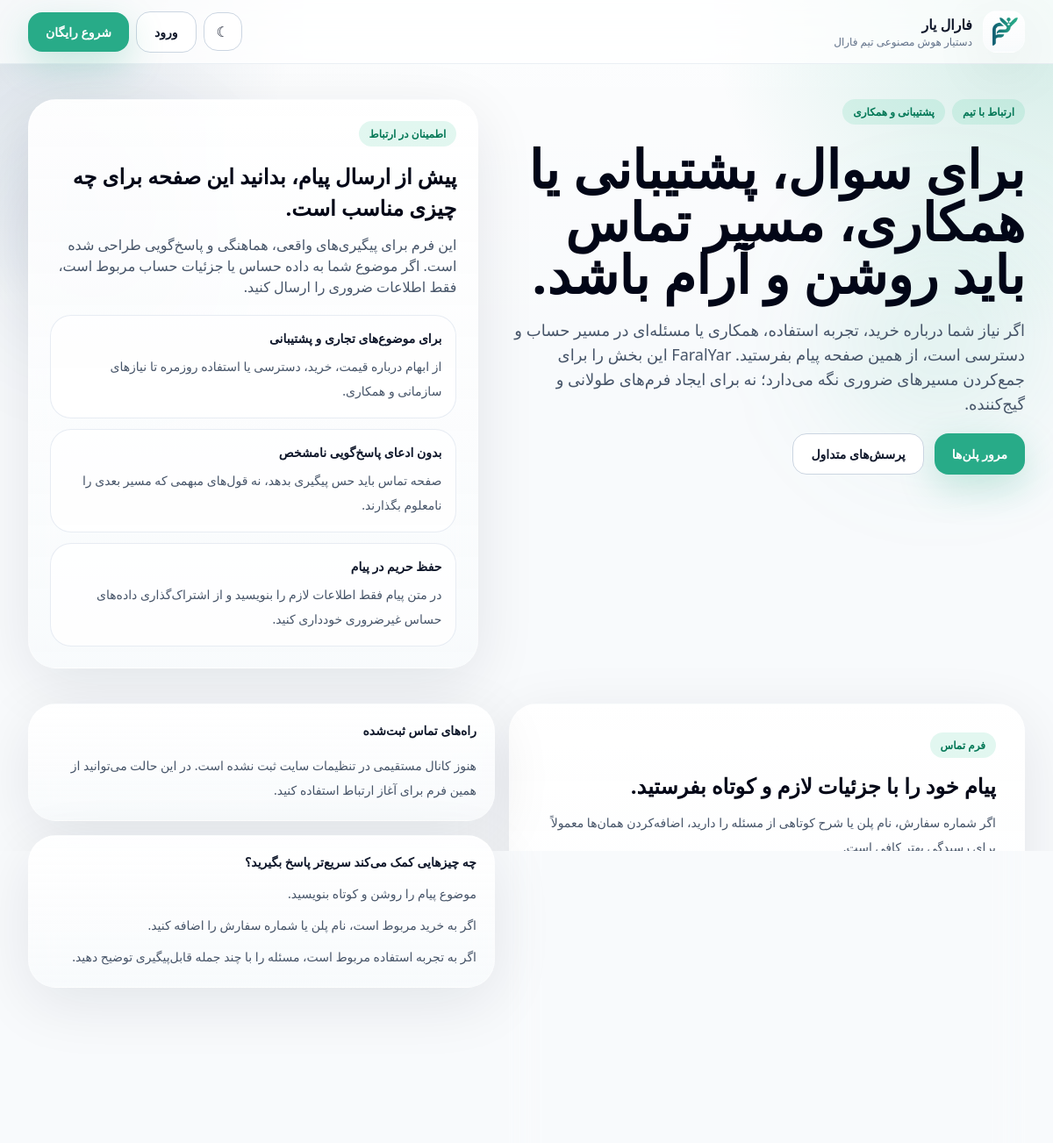
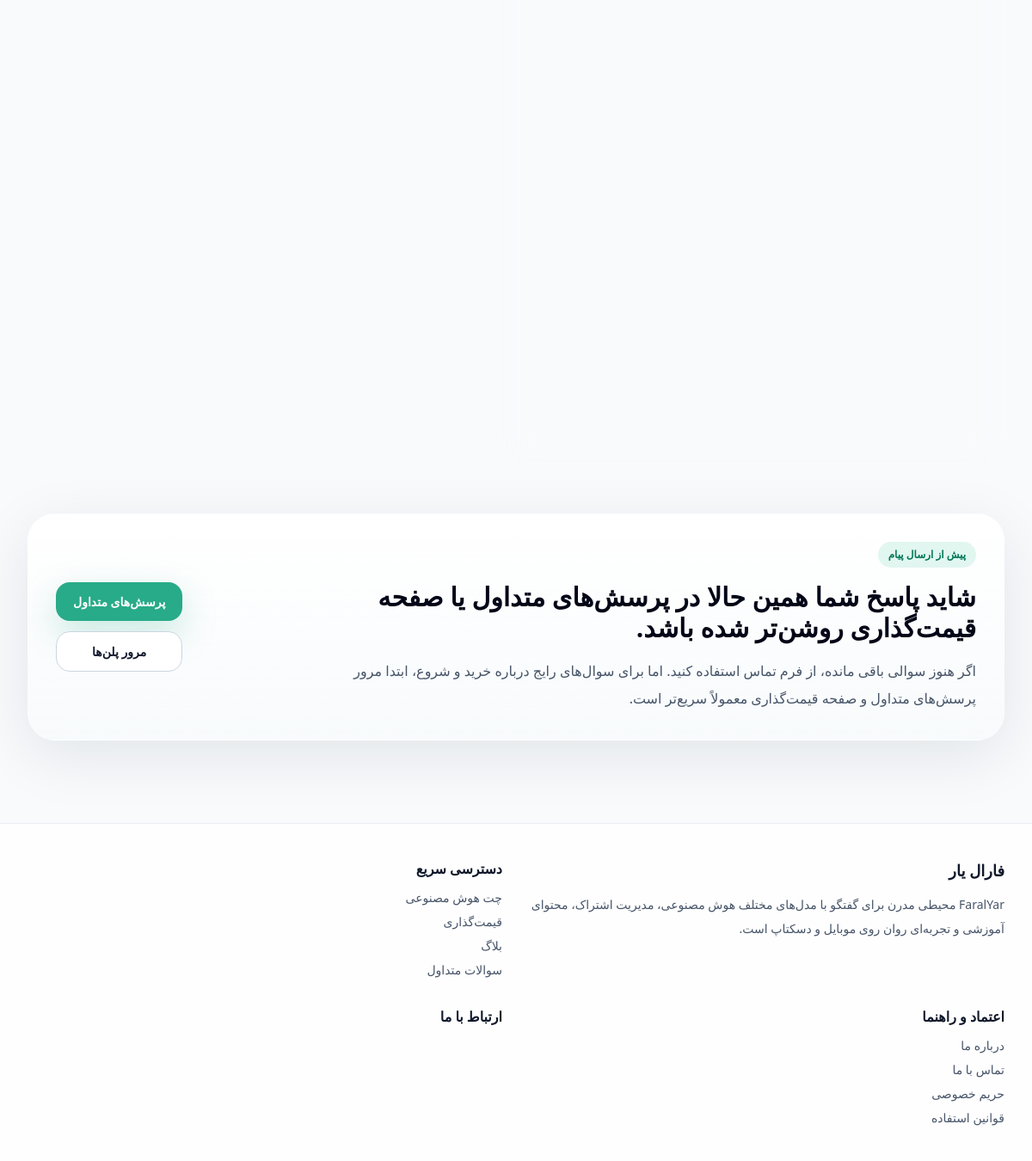
Page /contact/ on the committed database (2 pictures, top to bottom).
### core/models.py (models this page shows, shortened)
class TimeStampedModel(models.Model):
    created_at = models.DateTimeField(auto_now_add=True)
    updated_at = models.DateTimeField(auto_now=True)
    class Meta:
        abstract = True

class SiteSetting(TimeStampedModel):
    site_name_fa = models.CharField(max_length=120, default="فارال یار")
    site_name_en = models.CharField(max_length=120, default="FaralYar")
    tagline = models.CharField(max_length=240, default="دستیار هوش مصنوعی تیم فارال")
    hero_title = models.CharField(max_length=240, default="دستیار هوش مصنوعی فارسی برای تیم‌ها و کاربران حرفه‌ای")
    hero_subtitle = models.TextField(
        default="FaralYar محیطی مدرن برای گفتگو با مدل‌های مختلف هوش مصنوعی، مدیریت اشتراک، محتوای آموزشی و تجربه‌ای روان روی موبایل و دسکتاپ است."
    )
    support_email = models.EmailField(blank=True)
    support_phone = models.CharField(max_length=32, blank=True)
    address = models.CharField(max_length=255, blank=True)
    telegram_url = models.URLField(blank=True)
    instagram_url = models.URLField(blank=True)
    linkedin_url = models.URLField(blank=True)
    x_url = models.URLField(blank=True)
    light_logo = models.CharField(max_length=255, default="branding/faralyar-main.png")
    dark_logo = models.CharField(max_length=255, default="branding/farayarl-white.png")
    mono_dark_logo = models.CharField(max_length=255, default="branding/faralyar-black.png")
    mono_light_logo = models.CharField(max_length=255, default="branding/farayarl-white.png")
    green_logo = models.CharField(max_length=255, default="branding/faralyar-green.png")
    blue_logo = models.CharField(max_length=255, default="branding/faralyar-blue.png")
    primary_color = models.CharField(max_length=7, default="#28ab88")
    secondary_color = models.CharField(max_length=7, default="#013366")
    otp_provider_name = models.CharField(max_length=80, blank=True)
    otp_provider_api_key = models.CharField(max_length=255, blank=True)
    otp_provider_sender = models.CharField(max_length=120, blank=True)
    zarinpal_merchant_id = models.CharField(max_length=255, blank=True)
    zarinpal_sandbox = models.BooleanField(default=True)
    payment_guide_text = models.TextField(blank=True)
    payment_guide_url = models.URLField(blank=True)
    free_guest_message_limit = models.PositiveSmallIntegerField(default=5)
    class Meta:
        verbose_name = "تنظیمات سایت"
        verbose_name_plural = "تنظیمات سایت"
    @classmethod
    def get_solo(cls):
        setting, _ = cls.objects.get_or_create(pk=1)
        return setting

class TextSnippet(TimeStampedModel):
    group = models.CharField(max_length=80, default="general")
    key = models.SlugField(max_length=160, unique=True)
    title = models.CharField(max_length=160)
    text = models.TextField()
    help_text = models.CharField(max_length=255, blank=True)
    is_active = models.BooleanField(default=True)
    class Meta:
        ordering = ["group", "title"]
        verbose_name = "متن سایت"
        verbose_name_plural = "متن‌های سایت"

### core/views.py (the view)
# urls.py: path("contact/", views.contact, name="contact"),
def contact(request):
    if request.method == "POST":
        form = ContactForm(request.POST)
        if form.is_valid():
            form.save()
            messages.success(request, "پیام شما ثبت شد. به زودی با شما تماس می‌گیریم.")
            return redirect("core:contact")
    else:
        form = ContactForm()
    return render(request, "core/contact.html", {"form": form})

### core/forms.py
class ContactForm(forms.ModelForm):
    class Meta:
        model = ContactMessage
        fields = ["full_name", "email", "phone", "subject", "message"]

### core/templatetags/site_text.py (called while the page is built)
@register.simple_tag
def site_text(key, default_text="", title="", group="general", help_text=""):
    snippet, _ = TextSnippet.objects.get_or_create(
        key=key,
        defaults={
            "group": group,
            "title": title or key,
            "text": default_text,
            "help_text": help_text,
        },
    )
    if not snippet.text and default_text:
        snippet.text = default_text
        snippet.save(update_fields=["text", "updated_at"])
    return snippet.text if snippet.is_active else default_text

### faralyar_project/context_processors.py (called while the page is built)
def site_context(request):
    return {
        "site_settings": SiteSetting.get_solo(),
        "theme_choice": request.session.get("theme", "system"),
    }

### templates/core/contact.html (shortened to what this page needs)
{% extends 'base.html' %}
{% block content %}
  {% url 'core:faq' as contact_faq_url %}
  {% url 'core:pricing' as contact_pricing_url %}
  {% include 'public/_public_page_hero.html' with hero_badge='ارتباط با تیم' hero_secondary_badge='پشتیبانی و همکاری' hero_title='برای سوال، پشتیبانی یا همکاری، مسیر تماس باید روشن و آرام باشد.' hero_body='اگر نیاز شما درباره خرید، تجربه استفاده، همکاری یا مسئله‌ای در مسیر حساب و دسترسی است، از همین صفحه پیام بفرستید. FaralYar این بخش را برای جمع‌کردن مسیرهای ضروری نگه می‌دارد؛ نه برای ایجاد فرم‌های طولانی و گیج‌کننده.' hero_primary_url=contact_pricing_url hero_primary_label='مرور پلن‌ها' hero_secondary_url=contact_faq_url hero_secondary_label='پرسش‌های متداول' hero_note_badge='اطمینان در ارتباط' hero_note_title='پیش از ارسال پیام، بدانید این صفحه برای چه چیزی مناسب است.' hero_note_body='این فرم برای پیگیری‌های واقعی، هماهنگی و پاسخ‌گویی طراحی شده است. اگر موضوع شما به داده حساس یا جزئیات حساب مربوط است، فقط اطلاعات ضروری را ارسال کنید.' hero_note_item_one_title='برای موضوع‌های تجاری و پشتیبانی' hero_note_item_one_body='از ابهام درباره قیمت، خرید، دسترسی یا استفاده روزمره تا نیازهای سازمانی و همکاری.' hero_note_item_two_title='بدون ادعای پاسخ‌گویی نامشخص' hero_note_item_two_body='صفحه تماس باید حس پیگیری بدهد، نه قول‌های مبهمی که مسیر بعدی را نامعلوم بگذارند.' hero_note_item_three_title='حفظ حریم در پیام' hero_note_item_three_body='در متن پیام فقط اطلاعات لازم را بنویسید و از اشتراک‌گذاری داده‌های حساس غیرضروری خودداری کنید.' %}
  <section class="section-shell pt-10">
    <div class="grid gap-4 lg:grid-cols-[1.05fr_0.95fr]">
      <div class="panel-soft p-6 sm:p-8">
        <div class="max-w-2xl">
          <span class="badge">فرم تماس</span>
          <h2 class="mt-4 text-2xl font-black text-slate-950 dark:text-white">پیام خود را با جزئیات لازم و کوتاه بفرستید.</h2>
          <p class="mt-3 text-sm leading-7 text-slate-600 dark:text-slate-300">اگر شماره سفارش، نام پلن یا شرح کوتاهی از مسئله را دارید، اضافه‌کردن همان‌ها معمولاً برای رسیدگی بهتر کافی است.</p>
        </div>
        <form method="post" class="mt-6 grid gap-4">
          {% for field in form %}
            <div>
              <label class="mb-2 block text-sm font-bold text-slate-900 dark:text-white">{{ field.label }}</label>
              {{ field }}
            </div>
          {% endfor %}
          <div class="rounded-[1.5rem] border border-slate-200/80 bg-white/80 p-4 text-sm leading-7 text-slate-600 dark:border-slate-700 dark:bg-slate-900/50 dark:text-slate-300">
          </div>
          <button class="btn-primary w-full sm:w-auto" type="submit">ارسال پیام</button>
        </form>
      </div>
      <aside class="space-y-4">
        <div class="panel-soft p-5">
          <div class="text-sm font-black text-slate-900 dark:text-white">راه‌های تماس ثبت‌شده</div>
          <div class="mt-4 space-y-3 text-sm leading-7 text-slate-600 dark:text-slate-300">
            {% if not site_settings.support_email and not site_settings.support_phone and not site_settings.address %}
              <p>هنوز کانال مستقیمی در تنظیمات سایت ثبت نشده است. در این حالت می‌توانید از همین فرم برای آغاز ارتباط استفاده کنید.</p>
            {% endif %}
          </div>
        </div>
        <div class="panel-soft p-5">
          <div class="text-sm font-black text-slate-900 dark:text-white">چه چیزهایی کمک می‌کند سریع‌تر پاسخ بگیرید؟</div>
          <ul class="mt-3 space-y-2 text-sm leading-7 text-slate-600 dark:text-slate-300">
            <li>موضوع پیام را روشن و کوتاه بنویسید.</li>
            <li>اگر به خرید مربوط است، نام پلن یا شماره سفارش را اضافه کنید.</li>
            <li>اگر به تجربه استفاده مربوط است، مسئله را با چند جمله قابل‌پیگیری توضیح دهید.</li>
          </ul>
        </div>
      </aside>
    </div>
  </section>
  {% include 'public/_cta_band.html' with cta_badge='پیش از ارسال پیام' cta_title='شاید پاسخ شما همین حالا در پرسش‌های متداول یا صفحه قیمت‌گذاری روشن‌تر شده باشد.' cta_body='اگر هنوز سوالی باقی مانده، از فرم تماس استفاده کنید. اما برای سوال‌های رایج درباره خرید و شروع، ابتدا مرور پرسش‌های متداول و صفحه قیمت‌گذاری معمولاً سریع‌تر است.' cta_primary_url=contact_faq_url cta_primary_label='پرسش‌های متداول' cta_secondary_url=contact_pricing_url cta_secondary_label='مرور پلن‌ها' %}
{% endblock %}

### templates/partials/header.html (shortened to what this page needs)
{% load static site_text %}
<header class="sticky top-0 z-40 border-b border-slate-200/70 bg-white/75 backdrop-blur-xl dark:border-slate-700 dark:bg-slate-900/70" x-data="{ open: false }">
  <div class="section-shell">
    <div class="flex h-18 items-center justify-between gap-3 py-3">
      <a href="{% url 'core:home' %}" class="flex min-w-0 items-center gap-3">
        <div class="panel-soft flex h-12 w-12 items-center justify-center overflow-hidden rounded-2xl">
          <img src="{% static site_settings.light_logo %}" alt="{{ site_settings.site_name_fa }}" class="h-10 w-auto dark:hidden">
        </div>
        <div class="min-w-0">
          <div class="truncate text-sm font-black sm:text-base">{{ site_settings.site_name_fa }}</div>
          <div class="hidden truncate text-xs text-slate-500 dark:text-slate-400 sm:block">{{ site_settings.tagline }}</div>
        </div>
      </a>
      <div class="hidden items-center gap-2 md:flex">
        <form action="{% url 'core:set_theme' %}" method="post">
          <button class="icon-btn" type="submit" aria-label="تغییر حالت نمایش">
            {% if theme_choice == 'dark' %}☀{% else %}☾{% endif %}
          </button>
        </form>
        {% if request.user.is_authenticated %}
          <a href="{% url 'ai_platform:chat' %}" class="btn-primary">{% site_text 'nav.dashboard' 'داشبورد' title='داشبورد در هدر' group='navigation' %}</a>
        {% else %}
          <a href="{% url 'accounts:login' %}" class="btn-secondary">{% site_text 'nav.login' 'ورود' title='ورود در هدر' group='navigation' %}</a>
          <a href="{% url 'accounts:signup' %}" class="btn-primary">{% site_text 'nav.start_free' 'شروع رایگان' title='شروع رایگان در هدر' group='navigation' %}</a>
        {% endif %}
      </div>
    </div>
  </div>
</header>

### templates/partials/footer.html (shortened to what this page needs)
{% load site_text %}
<footer class="border-t border-slate-200/70 bg-white/85 py-10 dark:border-slate-700 dark:bg-slate-900/55">
  <div class="section-shell grid gap-8 md:grid-cols-2 xl:grid-cols-4">
    <div>
      <h3 class="text-lg font-black">{{ site_settings.site_name_fa }}</h3>
      <p class="mt-3 text-sm leading-7 text-slate-600 dark:text-slate-400">{{ site_settings.hero_subtitle }}</p>
    </div>
    <div>
      <h4 class="font-bold">{% site_text 'footer.quick_links' 'دسترسی سریع' title='عنوان دسترسی سریع فوتر' group='footer' %}</h4>
      <div class="mt-3 flex flex-col gap-2 text-sm text-slate-600 dark:text-slate-400">
        <a href="{% url 'ai_platform:chat' %}">{% site_text 'footer.chat' 'چت هوش مصنوعی' title='لینک چت فوتر' group='footer' %}</a>
        <a href="{% url 'core:pricing' %}">{% site_text 'footer.pricing' 'قیمت‌گذاری' title='لینک قیمت‌گذاری فوتر' group='footer' %}</a>
        <a href="{% url 'blog:list' %}">{% site_text 'footer.blog' 'بلاگ' title='لینک بلاگ فوتر' group='footer' %}</a>
        <a href="{% url 'core:faq' %}">{% site_text 'footer.faq' 'سوالات متداول' title='لینک سوالات فوتر' group='footer' %}</a>
      </div>
    </div>
    <div>
      <h4 class="font-bold">اعتماد و راهنما</h4>
      <div class="mt-3 flex flex-col gap-2 text-sm text-slate-600 dark:text-slate-400">
        <a href="{% url 'core:about' %}">درباره ما</a>
        <a href="{% url 'core:contact' %}">تماس با ما</a>
        <a href="{% url 'core:privacy' %}">حریم خصوصی</a>
        <a href="{% url 'core:terms' %}">قوانین استفاده</a>
      </div>
    </div>
    <div>
      <h4 class="font-bold">{% site_text 'footer.contact' 'ارتباط با ما' title='عنوان ارتباط با ما فوتر' group='footer' %}</h4>
    </div>
  </div>
</footer>

### static/css/app.css (style rules this page uses)
html { scroll-behavior: smooth; }
body { font-family: Tahoma, "Segoe UI", sans-serif; }
.panel-soft { border: 1px solid rgba(255, 255, 255, 0.2); border-radius: 2rem; background: linear-gradient(180deg, rgba(255, 255, 255, 0.92), rgba(248, 250, 252, 0.85)); box-shadow: 0 18px 70px rgba(15, 23, 42, 0.09), inset 0 1px 0 rgba(255, 255, 255, 0.75); backdrop-filter: blur(18px); }
.section-shell { width: 100%; max-width: 80rem; margin-inline: auto; padding-inline: 1rem; }
@media (min-width: 640px) { .section-shell { padding-inline: 1.5rem; } }
@media (min-width: 1024px) { .section-shell { padding-inline: 2rem; } }
.btn-primary, .btn-secondary { display: inline-flex; align-items: center; justify-content: center; border-radius: 1rem; padding: 0.75rem 1.25rem; font-size: 0.875rem; font-weight: 700; transition: all 150ms ease; }
.icon-btn { display: inline-flex; height: 2.75rem; width: 2.75rem; align-items: center; justify-content: center; border-radius: 1rem; border: 1px solid rgb(203 213 225); background: rgba(255, 255, 255, 0.8); color: rgb(15 23 42); transition: all 150ms ease; }
.btn-primary { background: var(--brand-primary); color: white; box-shadow: 0 15px 40px rgba(40, 171, 136, 0.25); }
.btn-secondary { border: 1px solid rgb(203 213 225); background: white; color: rgb(15 23 42); }
.badge { display: inline-flex; align-items: center; border-radius: 999px; padding: 0.35rem 0.75rem; font-size: 0.75rem; font-weight: 700; background: rgba(16, 185, 129, 0.12); color: rgb(4 120 87); }
.input, .select, .textarea, input[type="text"], input[type="email"], input[type="password"], input[type="number"], input[type="url"], input[type="search"], input[type="file"], textarea, select { width: 100%; border-radius: 1rem; border: 1px solid rgb(203 213 225); background: white; padding: 0.75rem 1rem; font-size: 0.875rem; color: rgb(15 23 42); outline: none; }

### rows in the picture
SiteSetting: light_logo (picture), site_name_fa "فارال یار", tagline "دستیار هوش مصنوعی تیم فارال", hero_subtitle "FaralYar محیطی مدرن برای گفتگو با مدل‌های مختلف هوش مصنوعی، مدیریت اشتراک، محتوای آموزشی و تجربه‌ای روان روی موبایل و دسکتاپ است."
TextSnippet: text+is_active "ورود"
TextSnippet: text+is_active "شروع رایگان"
TextSnippet: text+is_active "دسترسی سریع"
TextSnippet: text+is_active "چت هوش مصنوعی"
TextSnippet: text+is_active "قیمت‌گذاری"
TextSnippet: text+is_active "بلاگ"
TextSnippet: text+is_active "سوالات متداول"
TextSnippet: text+is_active "ارتباط با ما"

### other values in the picture
{{ hero_badge }} "ارتباط با تیم"
{{ hero_secondary_badge }} "پشتیبانی و همکاری"
{{ hero_title }} "برای سوال، پشتیبانی یا همکاری، مسیر تماس باید روشن و آرام باشد."
{{ hero_primary_label }} "مرور پلن‌ها"
{{ hero_secondary_label }} "پرسش‌های متداول"
{{ hero_note_badge }} "اطمینان در ارتباط"
{{ hero_note_title }} "پیش از ارسال پیام، بدانید این صفحه برای چه چیزی مناسب است."
{{ hero_note_body }} "این فرم برای پیگیری‌های واقعی، هماهنگی و پاسخ‌گویی طراحی شده است. اگر موضوع شما به داده حساس یا جزئیات حساب مربوط است، فقط اطلاعات ضروری را ارسال کنید."
{{ hero_note_item_one_title }} "برای موضوع‌های تجاری و پشتیبانی"
{{ hero_note_item_one_body }} "از ابهام درباره قیمت، خرید، دسترسی یا استفاده روزمره تا نیازهای سازمانی و همکاری."
{{ hero_note_item_two_title }} "بدون ادعای پاسخ‌گویی نامشخص"
{{ hero_note_item_two_body }} "صفحه تماس باید حس پیگیری بدهد، نه قول‌های مبهمی که مسیر بعدی را نامعلوم بگذارند."
{{ hero_note_item_three_title }} "حفظ حریم در پیام"
{{ hero_note_item_three_body }} "در متن پیام فقط اطلاعات لازم را بنویسید و از اشتراک‌گذاری داده‌های حساس غیرضروری خودداری کنید."
{{ cta_badge }} "پیش از ارسال پیام"
